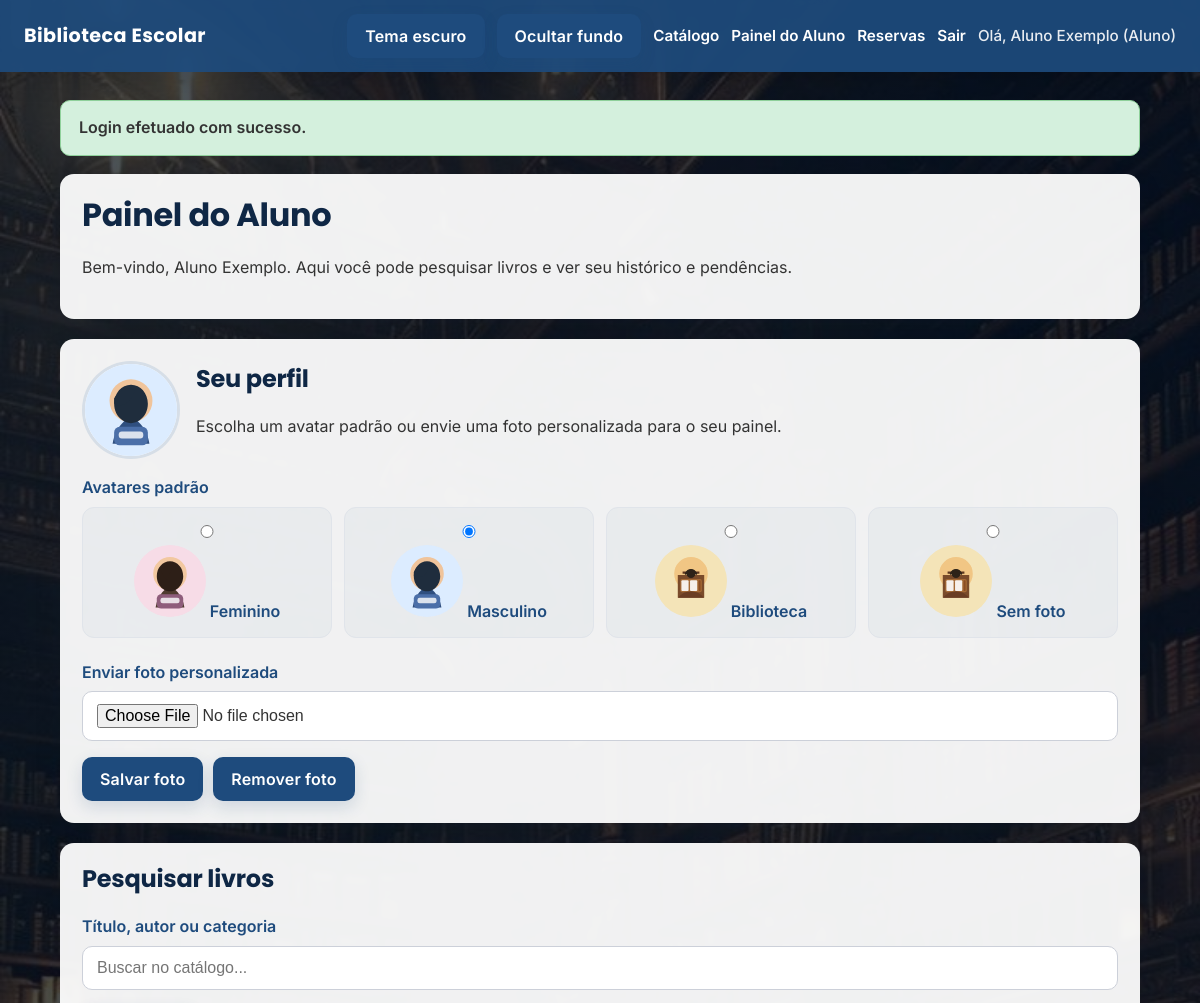
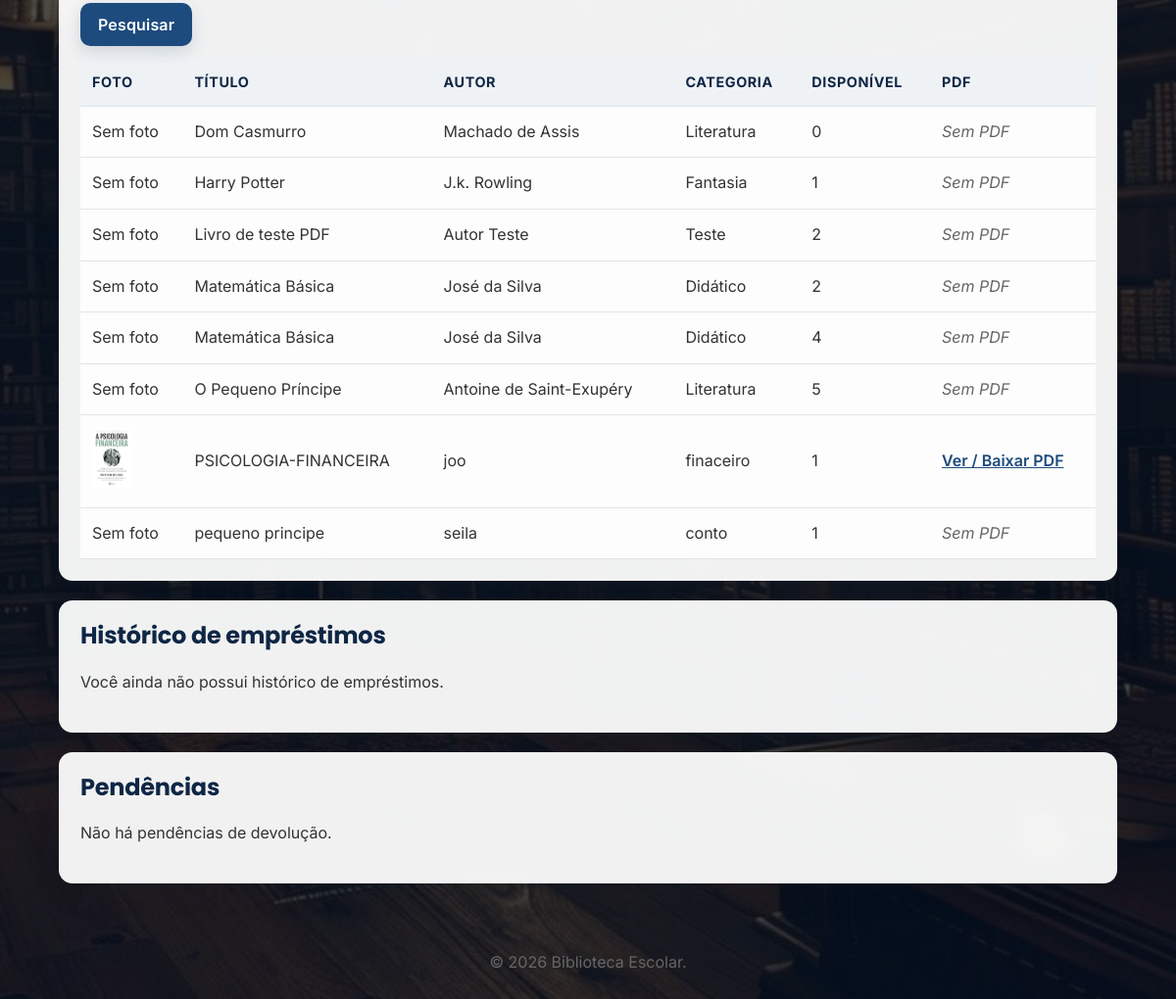
Screenshot of /student_dashboard.php (signed in) with the database file from the repository (2 pictures, top to bottom).
### tables this page shows
CREATE TABLE books (
        id INTEGER PRIMARY KEY AUTOINCREMENT,
        title TEXT NOT NULL,
        author TEXT NOT NULL,
        category TEXT NOT NULL,
        isbn TEXT,
        publisher TEXT,
        year INTEGER,
        quantity INTEGER NOT NULL DEFAULT 0,
        shelf TEXT,
        internal_code TEXT,
        cover_path TEXT,
        created_at TEXT NOT NULL DEFAULT CURRENT_TIMESTAMP
    , pdf_path TEXT);

### includes/auth.php (called while the page is built, shortened)
<?php
function current_user(): ?array
{
    return $_SESSION['user'] ?? null;
}
function user_has_role(string|array $role): bool
{
    $user = current_user();
    $roles = is_array($role) ? $role : [$role];
    return in_array($user['role_name'], $roles, true);
}

### includes/functions.php (called while the page is built, shortened)
<?php
require_once __DIR__ . '/auth.php';
function base_url(string $path = ''): string
{
    $base = BASE_URL;
    return rtrim($base, '/') . '/' . ltrim($path, '/');
}
function h(string $value): string
{
    return htmlspecialchars($value, ENT_QUOTES, 'UTF-8');
}

### student_dashboard.php (the view, shortened to what this page needs)
<?php
require_once __DIR__ . '/includes/auth.php';
require_once __DIR__ . '/includes/functions.php';
$db = get_db();
$search = trim($_GET['search'] ?? '');
$searchQuery = '';
$params = [];
$books = $db->prepare('SELECT id, title, author, category, quantity, cover_path, pdf_path FROM books ' . $searchQuery . ' ORDER BY title');
$books->execute($params);
$books = $books->fetchAll();
$user = current_user();
$userId = (int)$user['id'];
$avatarOptions = [
    ['value' => 'img/avatars/avatar-feminino.svg', 'label' => 'Feminino'],
    ['value' => 'img/avatars/avatar-masculino.svg', 'label' => 'Masculino'],
    ['value' => 'img/avatars/avatar-biblioteca.svg', 'label' => 'Biblioteca'],
];
$profilePhoto = $user['profile_photo'] ?? '';
$selectedAvatar = in_array($profilePhoto, array_column($avatarOptions, 'value'), true) ? $profilePhoto : '';
$displayPhoto = '';
if (!empty($profilePhoto)) {
    $displayPhoto = strpos($profilePhoto, 'http') === 0 ? $profilePhoto : base_url($profilePhoto);
} else {
    $displayPhoto = base_url('img/avatars/avatar-biblioteca.svg');
}
$history = $db->prepare('SELECT l.id, b.title, l.loaned_at, l.due_date, l.returned_at FROM loans l JOIN books b ON l.book_id = b.id WHERE l.user_id = :user_id ORDER BY l.loaned_at DESC');
$history->execute([':user_id' => $userId]);
$history = $history->fetchAll();
$overdue = $db->prepare('SELECT l.id, b.title, l.loaned_at, l.due_date FROM loans l JOIN books b ON l.book_id = b.id WHERE l.user_id = :user_id AND l.returned_at IS NULL AND l.due_date < DATE("now") ORDER BY l.due_date ASC');
$overdue->execute([':user_id' => $userId]);
$overdue = $overdue->fetchAll();
require_once __DIR__ . '/includes/header.php';
?>
<div class="card">
    <h1>Painel do Aluno</h1>
    <p>Bem-vindo, <?php echo h($user['name']); ?>. Aqui você pode pesquisar livros e ver seu histórico e pendências.</p>
</div>
<div class="card profile-card">
    <div class="profile-summary">
        <img src="<?php echo h($displayPhoto); ?>" alt="Foto de perfil" class="profile-avatar">
        <div>
            <h2>Seu perfil</h2>
            <p>Escolha um avatar padrão ou envie uma foto personalizada para o seu painel.</p>
        </div>
    </div>
    <form method="post" enctype="multipart/form-data" class="profile-form">
        <div class="form-group">
            <label>Avatares padrão</label>
            <div class="avatar-options">
                <?php foreach ($avatarOptions as $option): ?>
                    <label class="avatar-option">
                        <input type="radio" name="avatar_choice" value="<?php echo h($option['value']); ?>" <?php echo ($selectedAvatar === $option['value'] ? 'checked' : ''); ?>>
                        <img src="<?php echo h(base_url($option['value'])); ?>" alt="<?php echo h($option['label']); ?>">
                        <span><?php echo h($option['label']); ?></span>
                    </label>
                <?php endforeach; ?>
                <label class="avatar-option">
                    <input type="radio" name="avatar_choice" value="" <?php echo ($selectedAvatar === '' ? 'checked' : ''); ?>>
                    <img src="<?php echo h(base_url('img/avatars/avatar-biblioteca.svg')); ?>" alt="Sem foto">
                    <span>Sem foto</span>
                </label>
            </div>
        </div>
        <div class="form-group">
            <label for="profile_photo">Enviar foto personalizada</label>
            <input type="file" id="profile_photo" name="profile_photo" accept="image/*">
        </div>
        <div class="actions">
            <input type="submit" value="Salvar foto">
            <button type="submit" name="remove_photo" value="1">Remover foto</button>
        </div>
    </form>
</div>
<div class="card">
    <h2>Pesquisar livros</h2>
    <form method="get" action="student_dashboard.php">
        <div class="form-group">
            <label for="search">Título, autor ou categoria</label>
            <input type="text" id="search" name="search" value="<?php echo h($search); ?>" placeholder="Buscar no catálogo...">
        </div>
        <input type="submit" value="Pesquisar">
    </form>
    <?php if ($books === []): ?>
        <p>Nenhum livro encontrado.</p>
    <?php else: ?>
        <table>
            <thead>
                <tr>
                    <th>Foto</th>
                    <th>Título</th>
                    <th>Autor</th>
                    <th>Categoria</th>
                    <th>Disponível</th>
                    <th>PDF</th>
                </tr>
            </thead>
            <tbody>
                <?php foreach ($books as $book): ?>
                    <tr>
                        <td>
                            <?php if (!empty($book['cover_path'])): ?>
                                <img src="<?php echo h(base_url($book['cover_path'])); ?>" alt="Foto do livro" style="max-width: 60px; max-height: 60px; object-fit: cover;">
                            <?php else: ?>
                                <span>Sem foto</span>
                            <?php endif; ?>
                        </td>
                        <td><?php echo h($book['title']); ?></td>
                        <td><?php echo h($book['author']); ?></td>
                        <td><?php echo h($book['category']); ?></td>
                        <td><?php echo (int)$book['quantity']; ?></td>
                        <td>
                            <?php if (!empty($book['pdf_path'])): ?>
                                <a href="view_book_pdf.php?id=<?php echo (int)$book['id']; ?>" target="_blank" rel="noopener">Ver / Baixar PDF</a>
                            <?php else: ?>
                                <span class="muted">Sem PDF</span>
                            <?php endif; ?>
                        </td>
                    </tr>
                <?php endforeach; ?>
            </tbody>
        </table>
    <?php endif; ?>
</div>
<div class="card">
    <h2>Histórico de empréstimos</h2>
    <?php if (empty($history)): ?>
        <p>Você ainda não possui histórico de empréstimos.</p>
    <?php endif; ?>
</div>
<div class="card">
    <h2>Pendências</h2>
    <?php if (empty($overdue)): ?>
        <p>Não há pendências de devolução.</p>
    <?php endif; ?>
</div>
<?php require_once __DIR__ . '/includes/footer.php';

### css/style.css (style rules this page uses)
:root { --bg: #f4f5f7; --text: #333; --header-bg: #1e4b7d; --header-text: #ffffff; --card-bg: #ffffff; --border: #e0e4ea; --input-bg: #ffffff; --input-border: #ccd0d9; --button-bg: #1e4b7d; --button-color: #ffffff; --button-hover: #153b61; --link-color: #1e4b7d; --table-bg: #ffffff; --footer-text: #666; --flash-success-bg: #d4f0dd; --flash-success-border: #8fd19b; --flash-error-bg: #ffe4e1; --flash-error-border: #e11d48; --action-bg: #0f6d3f; --action-hover: #0b562f; --font-sans: "Inter", "Segoe UI", Roboto, Arial, sans-serif; --font-heading: "Poppins", "Inter", "Segoe UI", sans-serif; }
body { margin: 0; font-family: var(--font-sans); font-size: 16px; line-height: 1.6; background: linear-gradient(rgba(7, 18, 34, 0.72), rgba(7, 18, 34, 0.72)), url('../img/library-bg.jpg') center/cover fixed; color: var(--text); min-height: 100vh; transition: background 0.2s ease; -webkit-font-smoothing: antialiased; text-rendering: optimizeLegibility; }
h1, h2, h3, h4 { font-family: var(--font-heading); line-height: 1.2; margin-top: 0; color: #0f2745; font-weight: 700; letter-spacing: -0.01em; text-shadow: 0 1px 2px rgba(255, 255, 255, 0.35); }
.muted { color: var(--footer-text); font-style: italic; }
.card { background: rgba(255, 255, 255, 0.94); border-radius: 14px; padding: 22px; box-shadow: 0 10px 30px rgba(15, 23, 42, 0.08); margin-bottom: 20px; backdrop-filter: blur(2px); }
.form-group { margin-bottom: 16px; }
.form-group label { display: block; margin-bottom: 6px; font-weight: 600; color: var(--header-bg); }
.form-group input, .form-group select, .form-group textarea { width: 100%; padding: 12px 14px; border: 1px solid var(--input-border); border-radius: 10px; font-size: 1rem; background: var(--input-bg); color: var(--text); box-sizing: border-box; transition: border-color 0.2s ease, box-shadow 0.2s ease; }
button, input[type="submit"] { background: var(--button-bg); color: var(--button-color); border: none; padding: 12px 18px; border-radius: 10px; cursor: pointer; font-size: 1rem; font-family: var(--font-sans); font-weight: 600; letter-spacing: 0.01em; transition: background 0.2s ease, transform 0.15s ease, box-shadow 0.2s ease; box-shadow: 0 6px 16px rgba(30, 75, 125, 0.16); }
.profile-card .profile-summary { display: flex; align-items: center; gap: 16px; flex-wrap: wrap; margin-bottom: 16px; }
.profile-avatar { width: 92px; height: 92px; border-radius: 50%; object-fit: cover; border: 3px solid rgba(30, 75, 125, 0.18); background: #fff; }
.avatar-options { display: grid; grid-template-columns: repeat(auto-fit, minmax(140px, 1fr)); gap: 12px; }
.avatar-option { display: flex; flex-direction: column; align-items: center; gap: 8px; padding: 12px; border: 1px solid var(--border); border-radius: 12px; cursor: pointer; background: rgba(30, 75, 125, 0.04); text-align: center; }
.avatar-option input { margin: 0; }
.avatar-option img { width: 72px; height: 72px; border-radius: 50%; object-fit: cover; }
.profile-form .actions { margin-top: 12px; }
a { color: var(--link-color); font-weight: 600; }
table { width: 100%; border-collapse: collapse; margin-top: 12px; background: rgba(255, 255, 255, 0.9); }
table th, table td { padding: 13px 12px; border-bottom: 1px solid var(--border); text-align: left; color: var(--text); vertical-align: middle; }
table th { font-size: 0.9rem; font-weight: 700; text-transform: uppercase; letter-spacing: 0.04em; color: #0f2745; background: rgba(30, 75, 125, 0.06); }
.actions { display: flex; gap: 10px; flex-wrap: wrap; }

### rows the page displays
books: shows "Sem foto", title "Dom Casmurro", author "Machado de Assis", category "Literatura", quantity "0", shows "Sem PDF"
books: shows "Sem foto", title "Harry Potter", author "J.k. Rowling", category "Fantasia", quantity "1", shows "Sem PDF"
books: shows "Sem foto", title "Livro de teste PDF", author "Autor Teste", category "Teste", quantity "2", shows "Sem PDF"
books: shows "Sem foto", title "Matemática Básica", author "José da Silva", category "Didático", quantity "2", shows "Sem PDF"
books: shows "Sem foto", title "Matemática Básica", author "José da Silva", category "Didático", quantity "4", shows "Sem PDF"
books: shows "Sem foto", title "O Pequeno Príncipe", author "Antoine de Saint-Exupéry", category "Literatura", quantity "5", shows "Sem PDF"
books: cover_path (picture), title "PSICOLOGIA-FINANCEIRA", author "joo", category "finaceiro", quantity "1"
books: shows "Sem foto", title "pequeno principe", author "seila", category "conto", quantity "1", shows "Sem PDF"

### other values shown
SITE_NAME "Biblioteca Escolar"
$user['name'] "Aluno Exemplo"
$user['role_name'] "Aluno"
$flash['message'] "Login efetuado com sucesso."
$option['label'] "Feminino"
$option['label'] "Masculino"
$option['label'] "Biblioteca"
